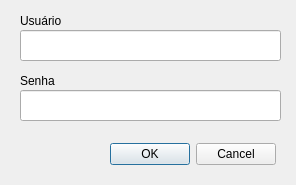
<?xml version="1.0" encoding="UTF-8"?>
<ui version="4.0">
 <class>Dialog</class>
 <widget class="QDialog" name="Dialog">
  <property name="geometry">
   <rect>
    <x>0</x>
    <y>0</y>
    <width>296</width>
    <height>185</height>
   </rect>
  </property>
  <property name="minimumSize">
   <size>
    <width>296</width>
    <height>185</height>
   </size>
  </property>
  <property name="maximumSize">
   <size>
    <width>296</width>
    <height>185</height>
   </size>
  </property>
  <property name="windowTitle">
   <string>Seareiros - Login</string>
  </property>
  <property name="windowIcon">
   <iconset resource="../../../res/icons.qrc">
    <normaloff>:/icons/title.png</normaloff>:/icons/title.png</iconset>
  </property>
  <property name="modal">
   <bool>true</bool>
  </property>
  <widget class="QLineEdit" name="editUsername">
   <property name="geometry">
    <rect>
     <x>20</x>
     <y>30</y>
     <width>261</width>
     <height>31</height>
    </rect>
   </property>
   <property name="placeholderText">
    <string/>
   </property>
  </widget>
  <widget class="QLineEdit" name="editPassword">
   <property name="geometry">
    <rect>
     <x>20</x>
     <y>90</y>
     <width>261</width>
     <height>31</height>
    </rect>
   </property>
   <property name="echoMode">
    <enum>QLineEdit::Password</enum>
   </property>
  </widget>
  <widget class="QLabel" name="label">
   <property name="geometry">
    <rect>
     <x>20</x>
     <y>10</y>
     <width>85</width>
     <height>21</height>
    </rect>
   </property>
   <property name="text">
    <string>Usuário</string>
   </property>
  </widget>
  <widget class="QLabel" name="label_2">
   <property name="geometry">
    <rect>
     <x>20</x>
     <y>70</y>
     <width>85</width>
     <height>21</height>
    </rect>
   </property>
   <property name="text">
    <string>Senha</string>
   </property>
  </widget>
  <widget class="QDialogButtonBox" name="btnBoxLogin">
   <property name="enabled">
    <bool>true</bool>
   </property>
   <property name="geometry">
    <rect>
     <x>100</x>
     <y>140</y>
     <width>176</width>
     <height>29</height>
    </rect>
   </property>
   <property name="standardButtons">
    <set>QDialogButtonBox::Cancel|QDialogButtonBox::Ok</set>
   </property>
  </widget>
 </widget>
 <tabstops>
  <tabstop>editUsername</tabstop>
  <tabstop>editPassword</tabstop>
  <tabstop>btnBoxLogin</tabstop>
 </tabstops>
 <resources>
  <include location="../../../res/icons.qrc"/>
 </resources>
 <connections/>
</ui>
